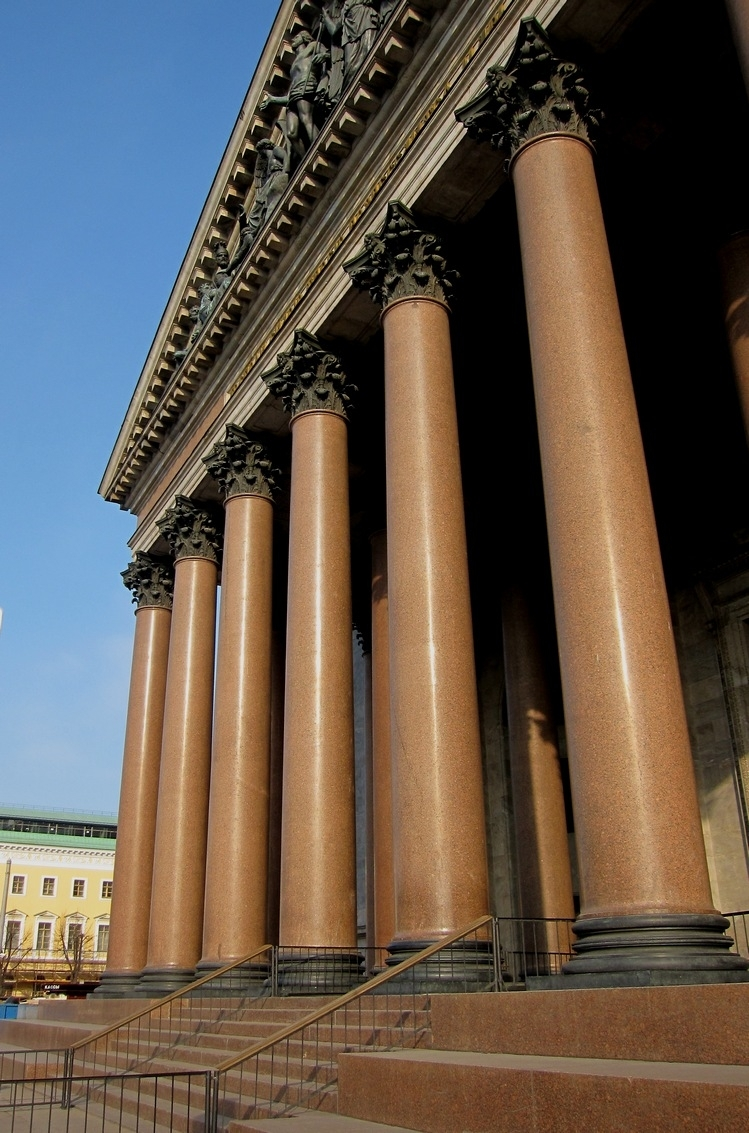
#> input picture lab4/cv_image.jpg, 749 x 1133 px
$ jupyter execute lab4.ipynb   (older library calls are emulated)
#> lines starting #> are read from the running program, lines starting #| are printed output that depends on the picture
**Лабораторная работа №4. Методы цифровой фильтрации изображений**

Выполнили студенты группы 932302: Лебёдкин Владислав и Травкова Ирина

Вариант 4

[cell 1]
# импорт библиотек
import cv2
import numpy as np
import matplotlib.pyplot as plt
import time

[cell 2]
# загрузка изображения в градациях серого
img = cv2.imread('cv_image.jpg', cv2.IMREAD_GRAYSCALE)
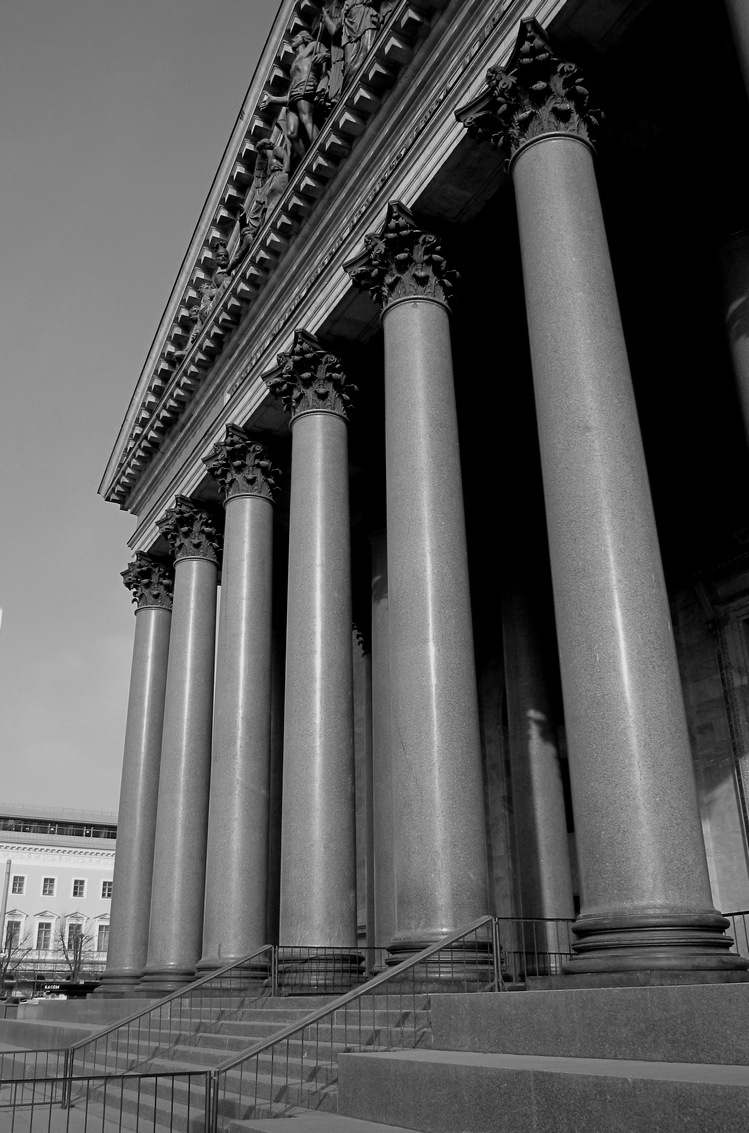
#> img: shape (1133, 749); min 0, max 241, mean 90
if img is None:
    raise FileNotFoundError("Изображение не найдено! Проверьте путь")
plt.imshow(img)
plt.axis("off")

Для 1 задания на изображение необходимо добавить шум "соль и перец". Напишем для этого функцию ``add_salt_pepper_noise``

[cell 3]
def add_salt_pepper_noise(image, amount=0.05):
#> called with amount = 0.05
    noisy = np.copy(image)
    h, w = image.shape
#> h = 1133; w = 749
    num_salt = int(np.ceil(amount * h * w * 0.5))
#> num_salt = 21216
    num_pepper = int(np.ceil(amount * h * w * 0.5))
#> num_pepper = 21216
    # соль (белые пиксели)
    coords_salt = [np.random.randint(0, i - 1, num_salt) for i in image.shape]
    noisy[coords_salt[0], coords_salt[1]] = 255
    # перец (черные пиксели)
    coords_pepper = [np.random.randint(0, i - 1, num_pepper) for i in image.shape]
    noisy[coords_pepper[0], coords_pepper[1]] = 0
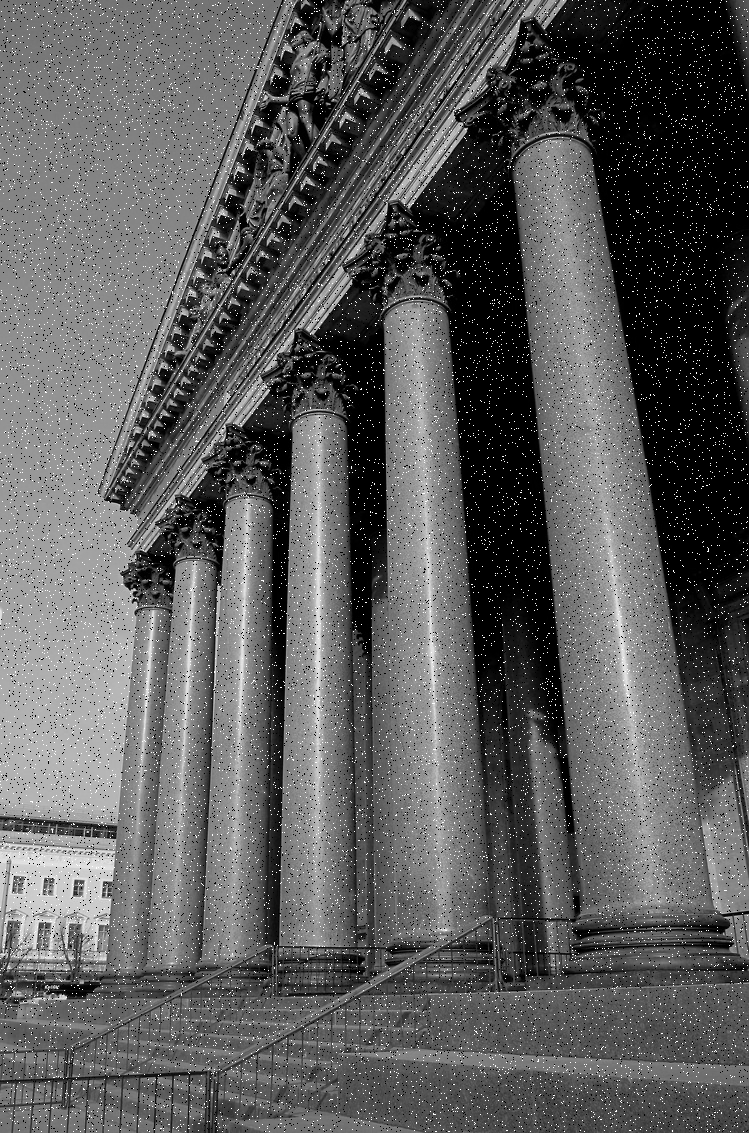
#> noisy: shape (1133, 749); min 0, max 255, mean 91.8
    return noisy

[cell 4]
img_noisy = add_salt_pepper_noise(img, amount=0.05)
plt.imshow(img_noisy)
plt.title("Зашумленное изображение")
plt.axis("off")

### Задание 1. Применить фильтр Гаусса ($\sigma$ = 2) и медианный фильтр (5*5). Сравнить.

**Гауссов фильтр** — линейный фильтр, ядро которого строится по формуле
  двумерного гауссиана:

  $$G(x,y) = \frac{1}{2\pi\sigma^2} e^{-\frac{x^2+y^2}{2\sigma^2}}$$

  Параметр σ задаёт «ширину» колокола и, соответственно, силу размытия.

**Медианный фильтр** — нелинейный фильтр, заменяющий центральный пиксель медианой значений в окне размера $N \times N$.
Для применения фильтра Гаусса используется функция ``cv2.GaussianPlur()``. Для медианного фильтра используется функция ``cv2.medianBlur()``. Функции применяются к зашумленному изображению для дальнейшего сравнения.

[cell 5]
gaussian = cv2.GaussianBlur(img_noisy, (5, 5), sigmaX=2.0)
median = cv2.medianBlur(img_noisy, 5)

plt.figure(figsize=(12, 6))
plt.subplot(131), plt.imshow(img_noisy, cmap='gray'), plt.title('Исходное зашумленное'), plt.axis("off")
plt.subplot(132), plt.imshow(gaussian, cmap='gray'), plt.title('Гаусс σ=2'), plt.axis("off")
plt.subplot(133), plt.imshow(median, cmap='gray'), plt.title('Медиана 5×5'), plt.axis("off")
plt.show()
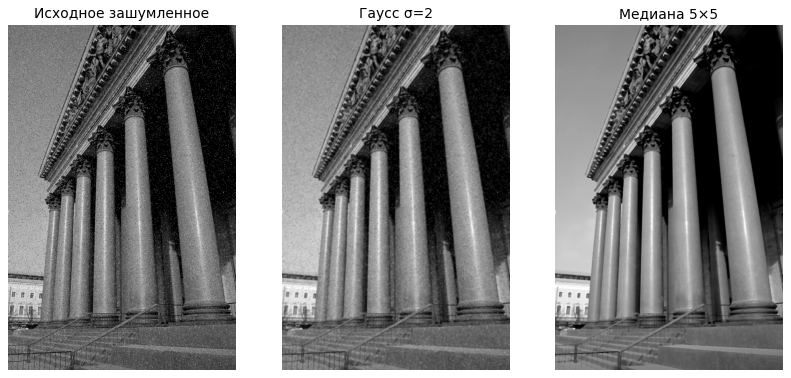
#> figure drawn by matplotlib, 3 panels

**Вывод:** Гауссов фильтр размывает импульсивный шум, превращая резкие точки в мутные серые пятна. Медианный фильтр полностью устраняет шум «соль и перец», сохраняя при этом чёткость границ объектов.

### Задание 2. Выделить вертикальные границы оператором Превитта.

Оператор Превитта — градиентный фильтр первого порядка, вычисляющий приближение производной яркости изображения.

Для выделения **вертикальных границ** используется ядро, чувствительное к перепадам яркости по горизонтальной оси (градиент по X):

$$P_x = \begin{bmatrix} -1 & 0 & 1 \\ -1 & 0 & 1 \\ -1 & 0 & 1 \end{bmatrix}$$

**Алгоритм:**
1. С помощью ``np.array()`` задаем матрицу 3×3 — ядро Превитта для вертикальных границ.
2. К загруженному изображению в градациях серого применяем свёртку `cv2.filter2D()` с ядром Превитта.
3. Берём модуль результата (так как градиент может быть отрицательным) с помощью функции ``np.abs()``.
4. Нормализуем в диапазон [0, 255] с помощью ``cv2.normalize()`` для визуализации.

[cell 6]
kernel_prewitt_v = np.array([
    [-1, 0, 1],
    [-1, 0, 1],
    [-1, 0, 1]], dtype=np.float32)
prewitt_v = cv2.filter2D(img, cv2.CV_64F, kernel_prewitt_v)
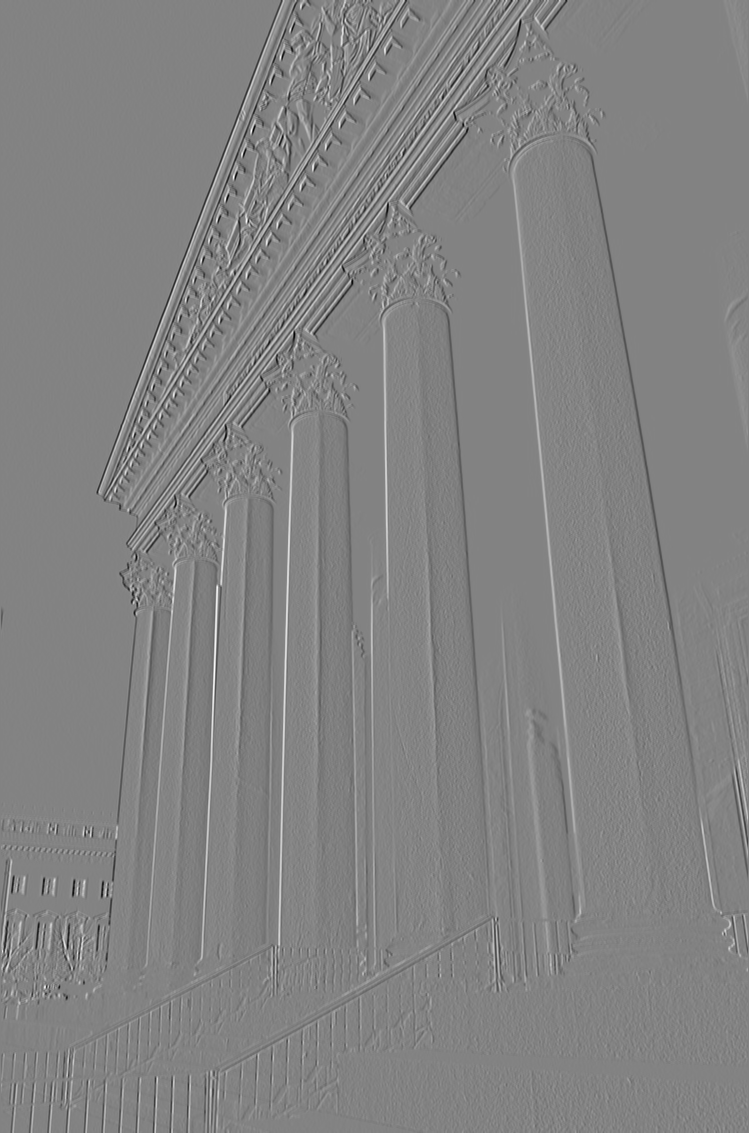
#> prewitt_v: shape (1133, 749) float64; min -632, max 599, mean -0.7; drawn with min black and max white
prewitt_v_abs = np.abs(prewitt_v)
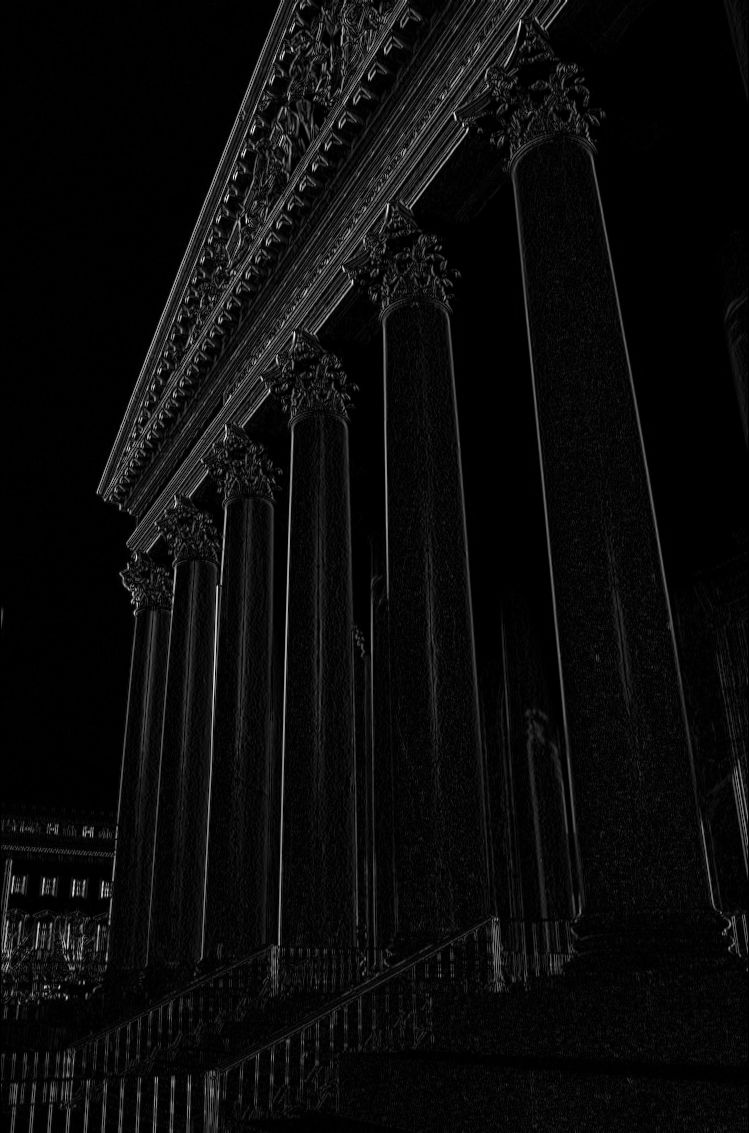
#> prewitt_v_abs: shape (1133, 749) float64; min 0, max 632, mean 28.7; drawn with min black and max white

prewitt_v_norm = cv2.normalize(prewitt_v_abs, None, 0, 255, cv2.NORM_MINMAX).astype(np.uint8)

[cell 7]
plt.figure(figsize=(12, 6))

plt.subplot(1, 2, 1)
plt.imshow(img, cmap='gray')
plt.title('Оригинал')
plt.axis('off')

plt.subplot(1, 2, 2)
plt.imshow(prewitt_v_norm, cmap='gray')
plt.title('Вертикальные границы (Превитт)')
plt.axis('off')

plt.tight_layout()
plt.show()
